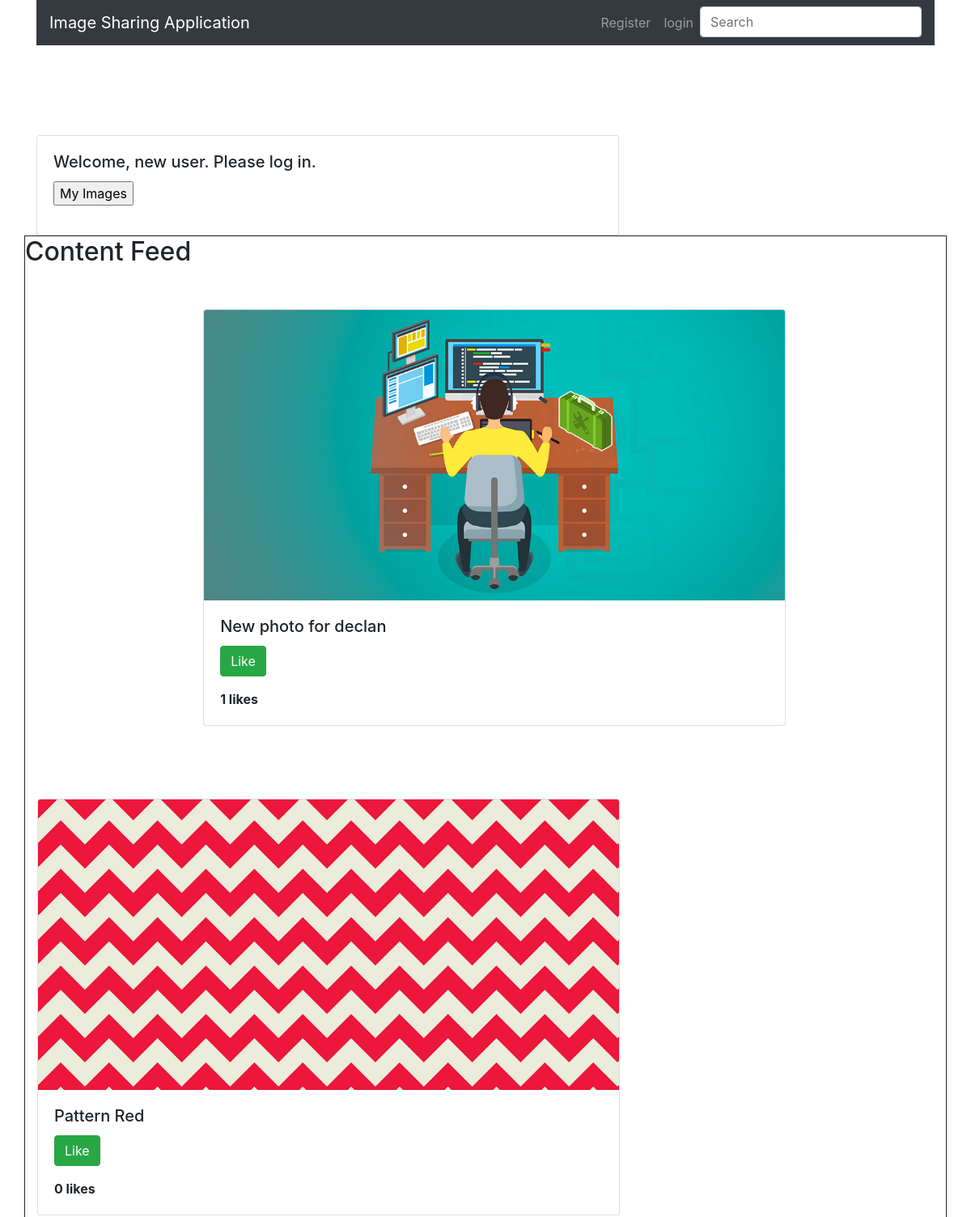
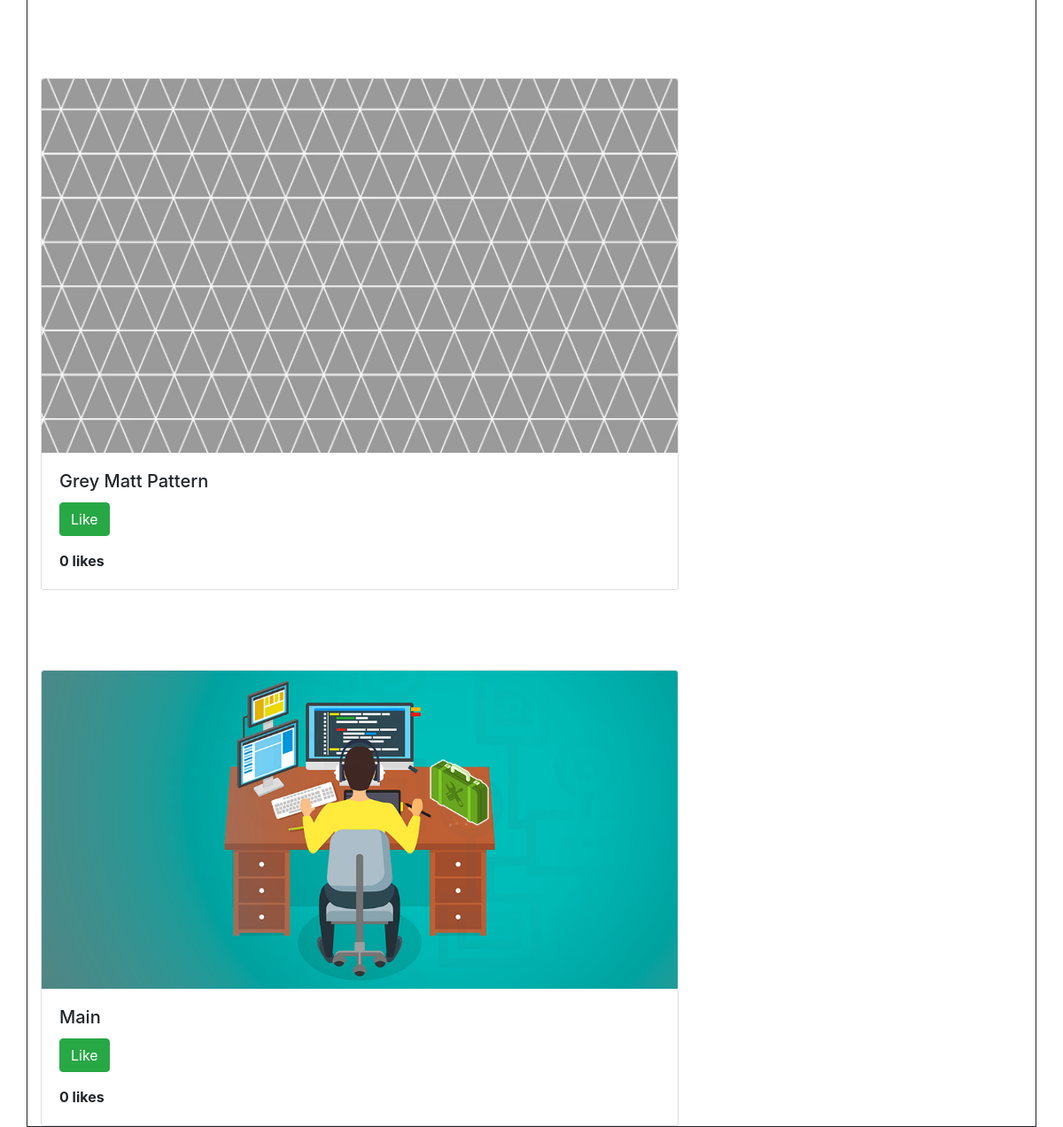
/posts/, run on the app's committed database (2 pictures, top to bottom).
### imageapi/models.py (models this page shows, shortened)
class Media(models.Model):
    caption = models.CharField(max_length=100)
    liked = models.ManyToManyField(User,default=None, blank=True)
    image = models.ImageField(upload_to='static/images', default='https://www.fillmurray.com/640/360')
    dateuploaded= models.DateTimeField(auto_now=True)
    author = models.ForeignKey(User, on_delete=models.CASCADE, related_name='author')

### imageapi/views.py (the view)
# urls.py: path('', MediaViewSet, name='post-list'),
def MediaViewSet(request):
    queryset = Media.objects.all().annotate(num_like=Count('liked')).order_by('-num_like')
    user = request.user
    context= {
    'queryset': queryset,
    'user': user,
    }
    return render(request, 'posts/main.html', context)

### imageapi/templates/posts/main.html (shortened to what this page needs)
{% extends 'core.html' %}
{% block body %}
<div class="container">
    <div class="card" style="width: 45rem; margin-top:10%;">
        <div class="card-body">
            {% if user.is_authenticated %}
                <h5 class="card-title">Welcome, {{ user.username }}. Thanks for logging in.</h5>
            {% else %}
                <h5 class="card-title">Welcome, new user. Please log in.</h5>
            {% endif %}
            <form action="gallery">
                <input type="submit" value="My Images" />
            </form>
        </div>
    </div>
        <div class="card-deck" style="border: 1px solid;">
            <h2>Content Feed</h2>
            {% for obj in queryset%}
            <div class="row">
                <div class="col-sm-6">
                    <div class="card" style="width: 45rem; margin-top:25%;">
                        {% load static %}<img class="card-img-top" src="{{obj.image.url }}">
                        <div class="card-body">
                        <h5 class="card-title">{{obj.caption}}</h5>
                        <form action="{% url 'posts:like-post'%}" method ='POST' class="ui form">
                            {% if user not in obj.liked.all %}
                                <button class="btn btn-success" type='submit'>Like</button>
                            {% else %}
                                <button class="btn btn-danger" type='submit'>Unike</button>
                            {% endif %}
                        </form>
                        <strong>{{obj.liked.all.count}} likes</strong>
                        </div>
                    </div>
                </div>
            </div>
            {% endfor%}
        </div>
</div>
{% endblock %}

### imageapi/templates/core.html (shortened to what this page needs)
{% load static %}
<html>
    <head>
        <link rel="stylesheet" href="https://stackpath.bootstrapcdn.com/bootstrap/4.5.0/css/bootstrap.min.css">
    </head>
    <body>
        <div class="container">
            <nav class="navbar navbar-expand-lg navbar-dark bg-dark">
                    <a class="navbar-brand" href="/posts">Image Sharing Application</a>
                <div class="collapse navbar-collapse" id="navbarTogglerDemo02">
                    <ul class="navbar-nav ml-auto">
                        <li class="nav-item">
                            <a class="nav-link" href="/register">Register</a>
                        </li>
                        <li class="nav-item">
                            {% if user.is_authenticated %}
                            <a class="nav-link" href="/logout">logout</a>
                            {% else %}
                            <a class="nav-link" href="/login">login</a>
                            {% endif %}
                        </li>
                        <li class="nav-item">
                            <form class="form-inline my-2 my-lg-0 ml-auto" action="{% url 'posts:search-results' %}" method="GET">
                                <input class="form-control" type="search" placeholder="Search" aria-label="Search">
                              </form>
                        </li>
                    </ul>
                </div>
            </nav>
        </div>
        {% block body %}{% endblock %}
    </body>
</html>

### data on the page
Media: image (picture), caption "New photo for declan", shows "Like", liked.all.count "1"
Media: image (picture), caption "Pattern Red", shows "Like", liked.all.count "0"
Media: image (picture), caption "Grey Matt Pattern", shows "Like", liked.all.count "0"
Media: image (picture), caption "Main", shows "Like", liked.all.count "0"
